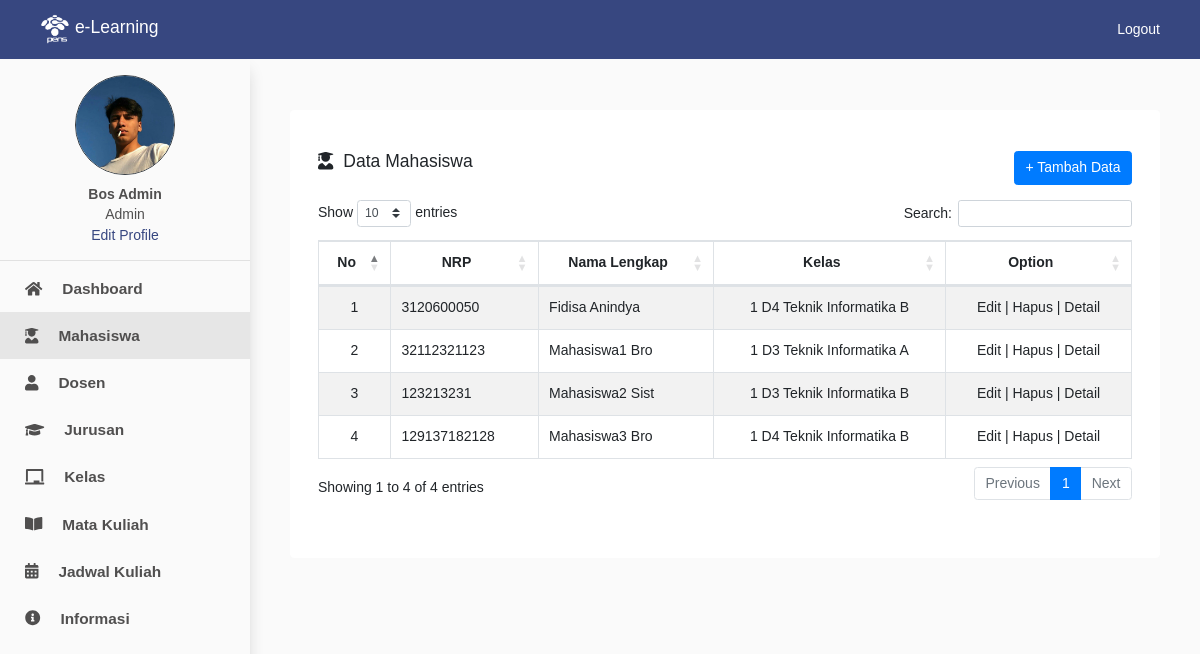
Screenshot of /view/admin/daftarMahasiswa.php (signed in) with the database file from the repository.
### tables this page shows
CREATE TABLE `user` (
  `id` int(11) NOT NULL,
  `user_id` int(11) NOT NULL,
  `nama` varchar(100) NOT NULL,
  `email` varchar(100) NOT NULL,
  `password` varchar(100) NOT NULL,
  `nama_foto` varchar(100) NOT NULL,
  `tipe_foto` varchar(100) NOT NULL,
  `role` varchar(100) NOT NULL
);

CREATE TABLE `mahasiswa` (
  `id` int(11) NOT NULL,
  `nrp` varchar(100) NOT NULL,
  `nama_depan` varchar(100) NOT NULL,
  `nama_belakang` varchar(100) NOT NULL,
  `kelas_id` int(11) NOT NULL,
  `gender` varchar(100) NOT NULL,
  `alamat` varchar(100) NOT NULL,
  `nama_foto` varchar(100) NOT NULL,
  `tipe_foto` varchar(100) NOT NULL
);

CREATE TABLE `kelas` (
  `id` int(11) NOT NULL,
  `kelas` varchar(100) NOT NULL
);

### view/admin/daftarMahasiswa.php (the view, shortened to what this page needs)
<?php
include '../../config/connection.php';
$id = $_SESSION['id'];
$query = mysqli_query($connection, "SELECT * FROM user WHERE id = $id");
$result = mysqli_fetch_assoc($query);
?>
<!DOCTYPE html>
<html lang="en">
<head>
    <link rel="stylesheet" href="https://cdn.jsdelivr.net/npm/bootstrap@4.6.0/dist/css/bootstrap.min.css">
    <link rel="stylesheet" href="https://cdnjs.cloudflare.com/ajax/libs/font-awesome/5.13.0/css/all.min.css">
    <link rel="stylesheet" href="https://cdnjs.cloudflare.com/ajax/libs/twitter-bootstrap/4.5.2/css/bootstrap.css">
    <link rel="stylesheet" href="https://cdn.datatables.net/1.10.24/css/dataTables.bootstrap4.min.css">
    <link rel="stylesheet" href="../style.css">
</head>
<body style="background: #fafafa">
    <nav class="navbar navbar-light fixed-top" style="padding: 10px 40px; background-color: #374780">
        <a class="navbar-brand" href="#" style="color: #ffff">
            <img src="../assets/pens_putih.png" width="30" height="30" class="d-inline-block align-top" alt="">
            e-Learning
        </a>
        <span class="navbar-text">
            <a href="../../config/logout.php" style="color: #ffff; text-decoration: none">Logout</a>
        </span>
    </nav>
    <div class="wrapper">
        <nav id="sidebar">
            <div style="text-align: center; margin-top: 15px">
                <?php
                if ($result['nama_foto'] == '') {
                ?><img src="../assets/user.png" width="90px" height="90px" class="rounded-circle border border-dark"><br><br>
                <?php
                } else {
                ?><img src="../../profileUser/<?php echo $result['nama_foto'] ?>" width="100px" height="100px" class="rounded-circle border border-dark"><br><br>
                <?php
                }
                ?>
                <p style="margin-top: -12px; font-weight: bold; margin-bottom: 2px"><?php echo $result['nama'] ?></p>
                <p style="margin-top: -3px; margin-bottom: 0px">Admin</p>
                <a href="" style="color:#374780" data-toggle="modal" data-target="#editProfile">Edit Profile</a>
            </div>
            <hr>
            <ul class="list-unstyled components" style="margin-top: -10px">
                <li>
                    <a href="dashboard.php"><span class="fas fa-home" style="margin-right: 20px;"></span>Dashboard</a>
                </li>
                <li class="active">
                    <a href="daftarMahasiswa.php"><span class="fas fa-user-graduate" style="margin-right: 20px;"></span>Mahasiswa</a>
                </li>
                <li>
                    <a href="daftarDosen.php"><span class="fas fa-user" style="margin-right: 20px;"></span>Dosen</a>
                </li>
                <li>
                    <a href="daftarJurusan.php"><span class="fas fa-graduation-cap" style="margin-right: 20px;"></span>Jurusan</a>
                </li>
                <li>
                    <a href="daftarKelas.php"><span class="fas fa-chalkboard" style="margin-right: 20px;"></span>Kelas</a>
                </li>
                <li>
                    <a href="daftarMatkul.php"><span class="fas fa-book-open" style="margin-right: 20px;"></span>Mata Kuliah</a>
                </li>
                <li>
                    <a href="jadwalKuliah.php"><span class="fas fa-calendar-alt" style="margin-right: 20px;"></span>Jadwal Kuliah</a>
                </li>
                <li>
                    <a href="informasi.php"><span class="fas fa-info-circle" style="margin-right: 20px;"></span>Informasi</a>
                </li>
            </ul>
        </nav>
        <div class="content">
            <div style="padding: 30px 20px">
                <div class="jumbotron" style="background-color: #fff">
                    <div style="display: flex; justify-content: space-between">
                        <h5 style="margin-top: -15px; margin-bottom: 15px"><span class="fas fa-user-graduate" style="margin-right: 10px;"></span>Data Mahasiswa</h5>
                        <button type="button" class="btn btn-primary" data-toggle="modal" data-target="#inputData" style="margin-top: -15px; margin-bottom: 15px">
                            + Tambah Data
                        </button>
                    </div>
                    <section>
                        <table id="example" class="table table-striped table-bordered" style="width:100%">
                            <thead>
                                <tr>
                                    <th style="text-align: center">No</th>
                                    <th style="text-align: center">NRP</th>
                                    <th style="text-align: center">Nama Lengkap</th>
                                    <th style="text-align: center">Kelas</th>
                                    <th style="text-align: center">Option</th>
                                </tr>
                            </thead>
                            <tbody>
                                <?php
                                $dataMahasiswa = mysqli_query($connection, "SELECT * FROM mahasiswa");
                                foreach ($dataMahasiswa as $key => $value) {
                                    $detailKelas = mysqli_query($connection, "SELECT * FROM kelas WHERE id='$value[kelas_id]'");
                                    $vDetailKelas = mysqli_fetch_assoc($detailKelas); ?>
                                    <tr>
                                        <td style="text-align: center"><?php echo ++$key ?></td>
                                        <td><?php echo $value['nrp'] ?></td>
                                        <td><?php echo $value['nama_depan'] . ' ' . $value['nama_belakang'] ?></td>
                                        <td style="text-align: center"><?php echo $vDetailKelas['kelas'] ?></td>
                                        <td style="text-align: center">
                                            <a href="" data-toggle="modal" data-target="#editData<?php echo $value['id'] ?>">Edit</a> |
                                            <a href="" data-toggle="modal" data-target="#deleteData<?php echo $value['id'] ?>">Hapus</a> |
                                            <a href="" data-toggle="modal" data-target="#detailData<?php echo $value['id'] ?>">Detail</a>
                                        </td>
                                    </tr>
                                <?php
                                }
                                ?>
                            </tbody>
                        </table>
                    </section>
                </div>
            </div>
        </div>
    </div>
</body>
</html>

### view/style.css (style rules this page uses)
* { font-family: 'Poppins', sans-serif; font-size: 14px; }
.wrapper { display: flex; width: 100%; align-items: stretch; margin-top: 60px }
a, a:hover, a:focus { color: inherit; text-decoration: none; transition: all 0.3s; }
#sidebar { min-width: 250px; max-width: 250px; min-height: 100vh; background: rgb(250, 250, 250); color: rgb(80, 79, 79); transition: all 0.3s; box-shadow: 0 8px 16px -4px rgb(199, 199, 199); position: fixed; }
#sidebar ul li a { padding: 12px 25px; font-size: 1.1em; display: block; font-weight: 600; }
#sidebar ul li.active { color: rgb(80, 79, 79); background: #e6e6e6; }
.content { width: 100%; padding: 20px; min-height: 100vh; margin-left: 250px; }

### rows the page displays
user: nama_foto (picture), nama "Bos Admin"
mahasiswa: nrp "3120600050", nama_depan "Fidisa", nama_belakang "Anindya", kelas.kelas "1 D4 Teknik Informatika B"
mahasiswa: nrp "32112321123", nama_depan "Mahasiswa1", nama_belakang "Bro", kelas.kelas "1 D3 Teknik Informatika A"
mahasiswa: nrp "123213231", nama_depan "Mahasiswa2", nama_belakang "Sist", kelas.kelas "1 D3 Teknik Informatika B"
mahasiswa: nrp "129137182128", nama_depan "Mahasiswa3", nama_belakang "Bro", kelas.kelas "1 D4 Teknik Informatika B"
